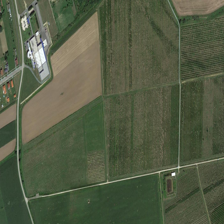
#> input picture field_data/train/feld10.PNG, 224 x 224 px, found by its file name; its folder holds 4 pictures in this run
$ python main.py   (older library calls are emulated)
#> lines starting #> are read from the running program, lines starting #| are printed output that depends on the picture
### Diplomarbeit_Anna/Python/Field_Prototyp/extractFeatures.py
import pandas as pd
import numpy as np
from skimage.filters import roberts, sobel, scharr, prewitt
from scipy import ndimage as nd
import cv2
from skimage import feature as skf


def filter(img_path, img_name):
#> called with img_path = 'Fields/train/feld10.PNG', img_name = 'feld10.PNG'
    img_df: pd.DataFrame = pd.DataFrame()

    img: np.ndarray = cv2.imread(img_path)
#> img is the input picture: shape (224, 224, 3); mean B, G, R 68.9, 92.4, 84.4
    img: np.ndarray = cv2.cvtColor(img, cv2.COLOR_BGR2GRAY)
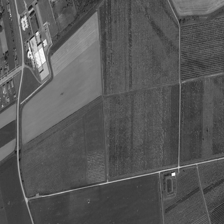
#> img: shape (224, 224); min 18, max 254, mean 87.3

    img_flat: np.ndarray = img.reshape(-1)
    img_df['Image_Name'] = img_name
    img_df['Pixel_Value'] = img_flat

    num = 1
    kernels = []
    for theta in range(2):
        theta = theta / 4 * np.pi
        for sigma in (1, 3):
            for lamda in np.arange(0, np.pi, np.pi / 4):
                for gamma in (0.005, 0.5):
                    gabor_label = "Gabor: " + str(num)
                    ksize = 15
                    phi = 1
                    kernel = cv2.getGaborKernel((ksize, ksize), sigma, theta, lamda, gamma, phi, ktype=cv2.CV_32F)
                    kernels.append(kernel)

                    fimg: np.ndarray = cv2.filter2D(img, cv2.CV_8UC3, kernel)
                    fimg_flat: np.ndarray = fimg.reshape(-1)

                    # io.imsave(f"filter/{gabor_label}.jpg", fimg_flat.reshape(img.shape))
                    #cv2.imwrite(f"filter/{gabor_label}.jpg", fimg_flat.reshape(img.shape))
                    img_df[gabor_label] = fimg_flat
                    # print(f"{gabor_label}: theta={theta} sigma={sigma} lamda={lamda} gamma={gamma}")
                    num += 1

    # NOTE Apply other filter

    # CANNY EDGE
    edges = skf.canny(img)  # Image, min and max values
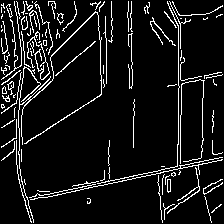
#> edges: shape (224, 224) bool; 8.5% white in thin lines or dots
    edges1 = edges.reshape(-1)
    img_df['Canny Edge'] = edges1
    #cv2.imwrite(f"filter/canny.jpg", edges1.reshape(img.shape))

    # ROBERTS EDGE
    edge_roberts = roberts(img)
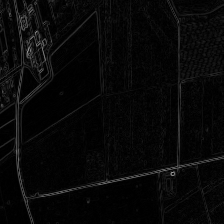
#> edge_roberts: shape (224, 224) float64; min 0, max 0.621, mean 0.0328
    edge_roberts1 = edge_roberts.reshape(-1)
    img_df['Roberts'] = edge_roberts1
   # cv2.imwrite(f"filter/roberts.jpg", edge_roberts1.reshape(img.shape))

    # SOBEL
    edge_sobel = sobel(img)
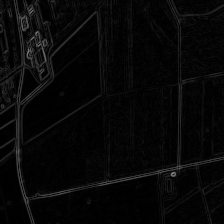
#> edge_sobel: shape (224, 224) float64; min 0, max 0.536, mean 0.0309
    edge_sobel1 = edge_sobel.reshape(-1)
    img_df['Sobel'] = edge_sobel1
   # cv2.imwrite(f"filter/sobel.jpg", edge_sobel1.reshape(img.shape))

    # SCHARR
    edge_scharr = scharr(img)
    edge_scharr1 = edge_scharr.reshape(-1)
    img_df['Scharr'] = edge_scharr1
    #cv2.imwrite(f"filter/scharr.jpg", edge_scharr1.reshape(img.shape))

    # PREWITT
    edge_prewitt = prewitt(img)
    edge_prewitt1 = edge_prewitt.reshape(-1)
    img_df['Prewitt'] = edge_prewitt1
    #cv2.imwrite(f"filter/prewitt.jpg", edge_prewitt1.reshape(img.shape))

    # GAUSSIAN with sigma=3
    gaussian_img = nd.gaussian_filter(img, sigma=3)
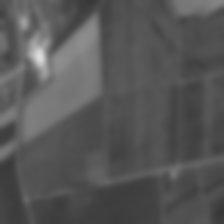
#> gaussian_img: shape (224, 224); min 55, max 221, mean 86.3
    gaussian_img1 = gaussian_img.reshape(-1)
    img_df['Gaussian s3'] = gaussian_img1
    #cv2.imwrite(f"filter/gaussian3.jpg", gaussian_img1.reshape(img.shape))

    # GAUSSIAN with sigma=7
    gaussian_img2 = nd.gaussian_filter(img, sigma=7)
    gaussian_img3 = gaussian_img2.reshape(-1)
    img_df['Gaussian s7'] = gaussian_img3
    #cv2.imwrite(f"filter/gaussian7.jpg", gaussian_img3.reshape(img.shape))

    # MEDIAN with sigma=3
    median_img = nd.median_filter(img, size=3)
    median_img1 = median_img.reshape(-1)
    img_df['Median s3'] = median_img1
    #cv2.imwrite(f"filter/median.jpg", median_img1.reshape(img.shape))
    return img_df

### Diplomarbeit_Anna/Python/Field_Prototyp/label_functions.py
import pandas as pd
import numpy as np
import cv2
import os


def label_images(label_path):
    label_df = pd.DataFrame()
    for labeled_image in os.listdir(label_path):
        print(labeled_image)

        df2 = pd.DataFrame()
        label = cv2.imread(label_path + labeled_image)
        label: np.ndarray = cv2.cvtColor(label, cv2.COLOR_BGR2GRAY)

        label_values = label.reshape(-1)
        df2['Label_Value'] = label_values
        df2['Label_Name'] = labeled_image

        label_df = pd.concat([label_df, df2])
    return label_df

### Diplomarbeit_Anna/Python/Field_Prototyp/main.py
import pandas as pd
import matplotlib.pyplot as plt
from skimage import io
import numpy as np
from skimage.filters import roberts, sobel, scharr, prewitt
from scipy import ndimage as nd
import cv2
from skimage import feature as skf
from sklearn.preprocessing import LabelEncoder
from sklearn.model_selection import train_test_split
from sklearn.ensemble import RandomForestClassifier
from sklearn import metrics
import os
import pickle


import extractFeatures
import label_functions

img_data: pd.DataFrame = pd.DataFrame()
img_path = "Fields/train/"
for image_name in os.listdir(img_path):
    df = extractFeatures.filter(img_path+""+image_name, image_name)
    img_data = pd.concat([img_data, df])
    print(f"Bild {image_name} wurde gefiltert")
#> pass 2 of the loop `for image_name in os.listdir(img_path):`:
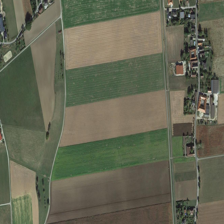
#> input picture field_data/train/feld11.PNG, 224 x 224 px, found by its file name
#> in filter, img is the input picture: shape (224, 224, 3); mean B, G, R 83.5, 102.9, 101.4
#> img: shape (224, 224)
#> in filter (call 2), `edges = skf.canny(img)`:
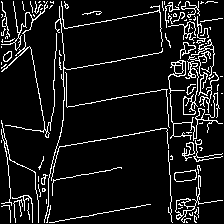
#> edges: shape (224, 224) bool; 9.3% white in thin lines or dots
#> in filter (call 2), `median_img = nd.median_filter(img, size=3)`:
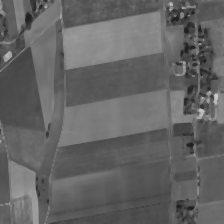
#> median_img: shape (224, 224); min 29, max 210, mean 100.1
#> pass 3 of the loop `for image_name in os.listdir(img_path):`:
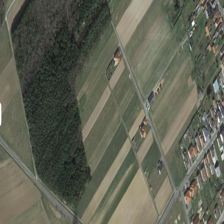
#> input picture field_data/train/feld12.PNG, 224 x 224 px, found by its file name
#> in filter, img is the input picture: shape (224, 224, 3); mean B, G, R 84.2, 98.8, 96.5
#> img: shape (224, 224)
#> in filter (call 3), `edges = skf.canny(img)`:
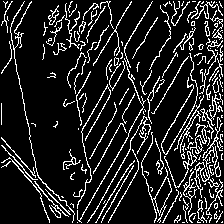
#> edges: shape (224, 224) bool; 14% white in thin lines or dots
#> in filter (call 3), `gaussian_img = nd.gaussian_filter(img, sigma=3)`:
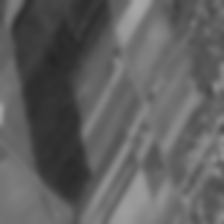
#> gaussian_img: shape (224, 224); min 37, max 168, mean 95.4
#> the loop made 4 passes; the first 3 are shown

print(img_data.shape)

label_path = "Fields/labels/"
#> label_path = 'Fields/labels/'
label_data = label_functions.label_images(label_path)
#> (the run stopped early here; a loop or call above may not have finished)
